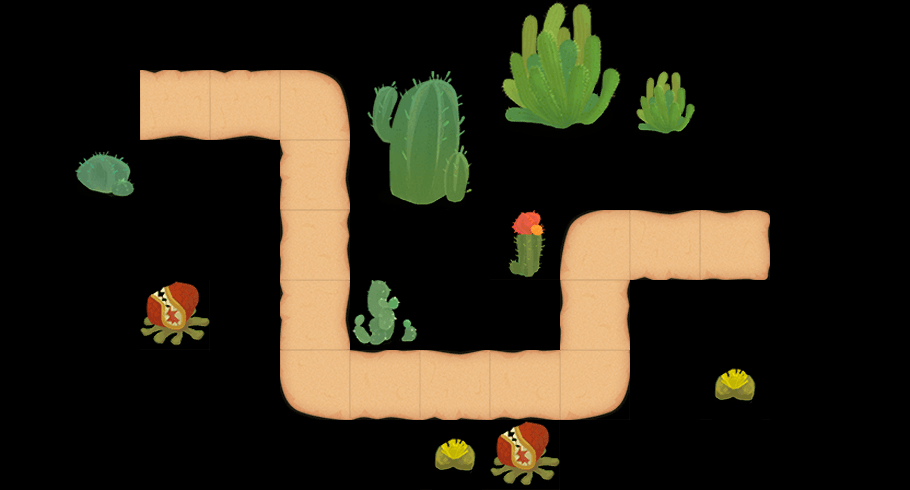

This is a level from a 2D game, rendered from its Tiled map with the project's own tilesets. A one-line summary and the map file follow, with tile-layer data summarised:
An orthogonal 13x7 tile map with 70x70 px tiles, 2 tile layers (content, things) and 6 objects (way1_0, way1_1, way1_2, way1_3, way1_4, ...).

<map version="1.0" orientation="orthogonal" width="13" height="7" tilewidth="70" tileheight="70">
 <tileset firstgid="1" name="theme1MapTile3" tilewidth="70" tileheight="70">
  <image source="theme1MapTile3.png" width="280" height="560" />
  <tile id="4">
   <properties>
    <property name="thingIdx" value="301" />
   </properties>
  </tile>
  <tile id="6">
   <properties>
    <property name="thingIdx" value="302" />
   </properties>
  </tile>
  <tile id="8">
   <properties>
    <property name="thingIdx" value="201" />
   </properties>
  </tile>
  <tile id="9">
   <properties>
    <property name="thingIdx" value="202" />
   </properties>
  </tile>
  <tile id="10">
   <properties>
    <property name="thingIdx" value="102" />
   </properties>
  </tile>
  <tile id="11">
   <properties>
    <property name="thingIdx" value="203" />
   </properties>
  </tile>
  <tile id="12">
   <properties>
    <property name="thingIdx" value="101" />
   </properties>
  </tile>
  <tile id="13">
   <properties>
    <property name="thingIdx" value="204" />
   </properties>
  </tile>
  <tile id="14">
   <properties>
    <property name="way" value="1" />
   </properties>
  </tile>
  <tile id="15">
   <properties>
    <property name="way" value="1" />
   </properties>
  </tile>
  <tile id="16">
   <properties>
    <property name="way" value="1" />
   </properties>
  </tile>
  <tile id="17">
   <properties>
    <property name="way" value="1" />
   </properties>
  </tile>
  <tile id="18">
   <properties>
    <property name="way" value="1" />
   </properties>
  </tile>
  <tile id="19">
   <properties>
    <property name="way" value="1" />
   </properties>
  </tile>
  <tile id="20">
   <properties>
    <property name="way" value="1" />
   </properties>
  </tile>
  <tile id="24">
   <properties>
    <property name="way" value="1" />
   </properties>
  </tile>
  <tile id="28">
   <properties>
    <property name="way" value="1" />
   </properties>
  </tile>
 </tileset>
 <layer name="content" width="13" height="7">
  <data>[91 cells, 15 non-empty, 8 distinct tile ids]</data>
 </layer>
 <layer name="things" width="13" height="7">
  <data>[91 cells, 16 non-empty, 14 distinct tile ids]</data>
 </layer>
 <objectgroup name="objs" width="13" height="7">
  <object name="way1_0" x="166" y="93" width="23" height="29" />
  <object name="way1_1" x="303" y="100" width="20" height="17" />
  <object name="way1_2" x="311" y="375" width="20" height="17" />
  <object name="way1_3" x="579" y="375" width="20" height="17" />
  <object name="way1_4" x="581" y="236" width="28" height="25" />
  <object name="way1_5" x="719" y="233" width="27" height="23" />
 </objectgroup>
</map>
